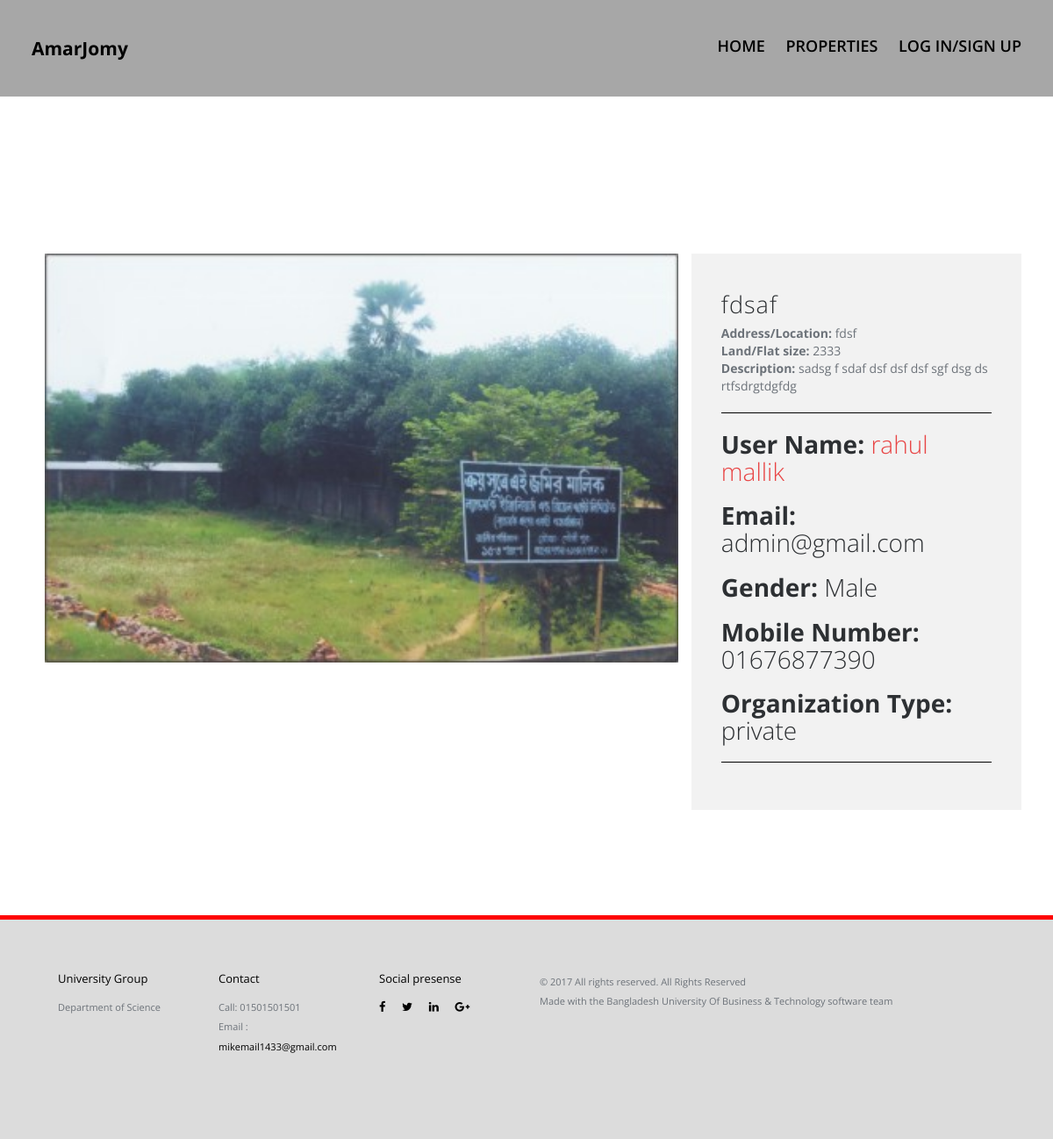
Screenshot of /blog-single.php?id=13 with the database file from the repository.
### tables this page shows
CREATE TABLE `blog` (
  `id` int(11) NOT NULL,
  `title` varchar(100) NOT NULL,
  `desc` varchar(200) NOT NULL,
  `url` varchar(30000) NOT NULL,
  `location` varchar(200) NOT NULL,
  `size` varchar(200) NOT NULL,
  `u_id` int(100) NOT NULL,
  `stats` varchar(10) NOT NULL
);

CREATE TABLE `u_info` (
  `id` int(11) NOT NULL,
  `u_first` varchar(100) NOT NULL,
  `u_last` varchar(100) NOT NULL,
  `u_email` varchar(100) NOT NULL,
  `u_pass` varchar(100) NOT NULL,
  `u_gnd` int(100) NOT NULL,
  `u_mob` varchar(100) NOT NULL,
  `u_comp` varchar(100) NOT NULL,
  `u_finance` int(255) DEFAULT NULL
);

### blog-single.php (the view)
<?php include "header.php"; ?>
<section id="work-detail" class="section work-detail">
  <?php
    if(isset($_GET['id'])){$post_id = $_GET['id'];}
    else {header('Location: blog.php');}
    $result = $conn->query("SELECT * FROM blog WHERE id='$post_id'");
      while($row = $result->fetch_assoc()) { ?>
      <div class="container-fluid">
        <div class="row">
          <div class="col-md-8 work-detail-margin detail-image">
            <div class="work-image">
              <?php if (isset($row["url"])) { ?><p> <img src="upload/<?php echo $row["url"]; ?>" style="width:100%;" alt="<?php echo $row["title"]; ?>"> </p><?php } ?>
            </div>
          </div>
          <div class="col-md-4 work-detail-margin detail-contentbox">
            <div class="detail-content">
              <?php if (isset($row["title"])) { ?><h4><?php echo $row["title"]; ?></h4><?php } ?>
              <?php if (isset($row["location"])) { ?><?php echo "<strong>Address/Location: </strong>". $row["location"]."<br/>"; ?><?php } ?>
              <?php if (isset($row["size"])) { ?><?php echo "<strong>Land/Flat size: </strong>". $row["size"]."<br/>"; ?><?php } ?>
              <?php if (isset($row["desc"])) { ?> <?php echo "<strong>Description: </strong>". $row["desc"]; ?> <?php } ?>
              <hr style="border-color: black;">
              <?php
                $userid  = $row["u_id"];
                $result_usr = $conn->query("SELECT * FROM u_info WHERE id='$userid'");
                if ($result && mysqli_num_rows($result_usr) > 0)
                    {
                      while($row_usr = $result_usr->fetch_assoc()) {
                      echo "<h3><b>User Name: </b>". "<a href='user-single.php?userid=". $row_usr["id"] ."'>" .$row_usr["u_first"]." ".$row_usr["u_last"]. "</a>" ."</h3>";
                      echo "<h3><b>Email: </b>".$row_usr["u_email"]."</h3>";
                      echo "<h3><b>Gender: </b>";
						if($row_usr["u_gnd"]== 1){echo "Male";}else{echo "Female";}
					  echo "</h3>";
                      echo "<h3><b>Mobile Number: </b>".$row_usr["u_mob"]."</h3>";
                      echo "<h3><b>Organization Type: </b>".$row_usr["u_comp"]."</h3>";
                    }
                  }
                else
                  {
                      echo 'Username NOT Found';
                  }
              ?>
              <hr style="border-color: black;">
          </div>
        </div>
      </div>
    <?php } ?>
  </section>
<br/>
<?php include "footer.php"; ?>

### css/main.css (style rules this page uses)
p { font-size: 14px; line-height: 22.4px; color: #6c7279; }
h3 { font-size: 28px; color: #2d3033; font-weight: 300; }
h4 { font-size: 22px; color: #2d3033; font-weight: 400; }
a { color: #e84545; }
body { font-family: "Open Sans", sans-serif; font-weight: 400; color: #6c7279; }
.section { padding: 100px 0; }
.work-detail { width: 94%; margin: auto; }
.work-detail-margin { margin-top: 7%; }
.detail-image img { width: 100%; }
.detail-contentbox { background-color: #f2f2f2; padding: 3%; }
.detail-content h4 { font-size: 27px; line-height: 27px; letter-spacing: 1px; font-weight: 300; }

### rows the page displays
blog: url (picture), title "fdsaf", location "fdsf", size "2333", desc "sadsg f sdaf dsf dsf dsf sgf dsg ds rtfsdrgtdgfdg"
u_info: u_first "rahul", u_last "mallik", u_email "admin@gmail.com", u_gnd "Male", u_mob "01676877390", u_comp "private"
